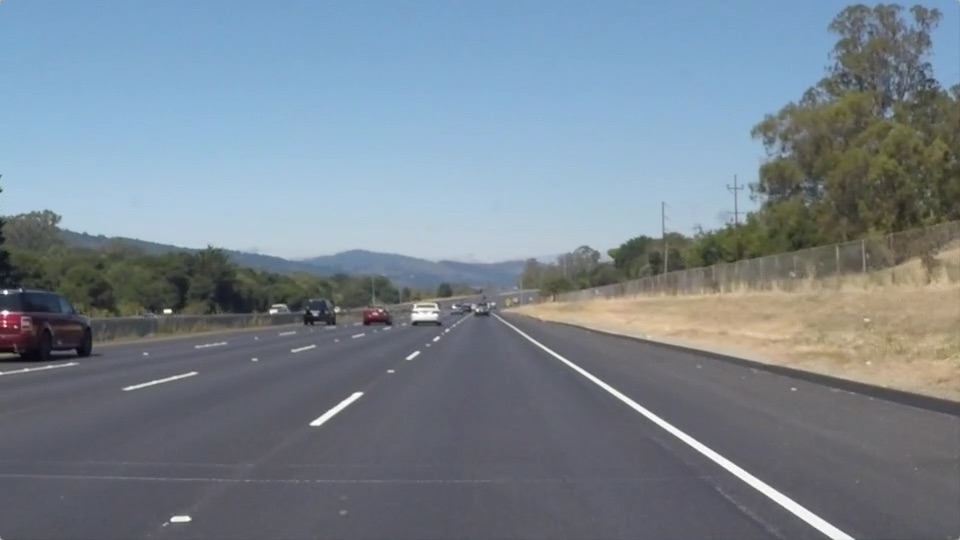
#> input picture CarND-LaneLines-P1/test_images/solidWhiteRight.jpg, 960 x 540 px
$ jupyter execute --allow-errors P1.ipynb   (shell and % lines are left out)
#> lines starting #> are read from the running program, lines starting #| are printed output that depends on the picture; after the words box and inside, x2 and y2 are one past the last pixel; in counts of white or black regions, pixels touching at a corner belong together
# **Finding Lane Lines on the Road**
***
In this project, you will use the tools you learned about in the lesson to identify lane lines on the road.  You can develop your pipeline on a series of individual images, and later apply the result to a video stream (really just a series of images). Check out the video clip "raw-lines-example.mp4" (also contained in this repository) to see what the output should look like after using the helper functions below.

Once you have a result that looks roughly like "raw-lines-example.mp4", you'll need to get creative and try to average and/or extrapolate the line segments you've detected to map out the full extent of the lane lines.  You can see an example of the result you're going for in the video "P1_example.mp4".  Ultimately, you would like to draw just one line for the left side of the lane, and one for the right.

---
Let's have a look at our first image called 'test_images/solidWhiteRight.jpg'.  Run the 2 cells below (hit Shift-Enter or the "play" button above) to display the image.

**Note: If, at any point, you encounter frozen display windows or other confounding issues, you can always start again with a clean slate by going to the "Kernel" menu above and selecting "Restart & Clear Output".**

---

**The tools you have are color selection, region of interest selection, grayscaling, Gaussian smoothing, Canny Edge Detection and Hough Tranform line detection.  You  are also free to explore and try other techniques that were not presented in the lesson.  Your goal is piece together a pipeline to detect the line segments in the image, then average/extrapolate them and draw them onto the image for display (as below).  Once you have a working pipeline, try it out on the video stream below.**

---

<figure>

 <figcaption>
 <p></p>
 <p style="text-align: center;"> Your output should look something like this (above) after detecting line segments using the helper functions below </p>
 </figcaption>
</figure>
 <p></p>
<figure>

 <figcaption>
 <p></p>
 <p style="text-align: center;"> Your goal is to connect/average/extrapolate line segments to get output like this</p>
 </figcaption>
</figure>

**Run the cell below to import some packages.  If you get an `import error` for a package you've already installed, try changing your kernel (select the Kernel menu above --> Change Kernel).  Still have problems?  Try relaunching Jupyter Notebook from the terminal prompt.  Also, see [this forum post](https://carnd-forums.udacity.com/cq/viewquestion.action?spaceKey=CAR&id=29496372&questionTitle=finding-lanes---import-cv2-fails-even-though-python-in-the-terminal-window-has-no-problem-with-import-cv2) for more troubleshooting tips.**

[cell 1]
#importing some useful packages
import matplotlib.pyplot as plt
import matplotlib.image as mpimg
import numpy as np
import cv2

[cell 2]
#reading in an image
image = mpimg.imread('test_images/solidWhiteRight.jpg')
#> image is the input picture: shape (540, 960, 3); mean R, G, B 120.3, 132.6, 143.7
#printing out some stats and plotting
print('This image is:', type(image), 'with dimesions:', image.shape)
#| This image is: <class 'numpy.ndarray'> with dimesions: (540, 960, 3)
plt.imshow(image)  # if you wanted to show a single color channel image called 'gray', for example, call as plt.imshow(gray, cmap='gray')

**Some OpenCV functions (beyond those introduced in the lesson) that might be useful for this project are:**

`cv2.inRange()` for color selection
`cv2.fillPoly()` for regions selection
`cv2.line()` to draw lines on an image given endpoints
`cv2.addWeighted()` to coadd / overlay two images
`cv2.cvtColor()` to grayscale or change color
`cv2.imwrite()` to output images to file
`cv2.bitwise_and()` to apply a mask to an image

**Check out the OpenCV documentation to learn about these and discover even more awesome functionality!**

Below are some helper functions to help get you started. They should look familiar from the lesson!

[cell 3]
import math

def grayscale(img):
    """Applies the Grayscale transform
    This will return an image with only one color channel
    but NOTE: to see the returned image as grayscale
    (assuming your grayscaled image is called 'gray')
    you should call plt.imshow(gray, cmap='gray')"""
    return cv2.cvtColor(img, cv2.COLOR_RGB2GRAY)
    # Or use BGR2GRAY if you read an image with cv2.imread()
    # return cv2.cvtColor(img, cv2.COLOR_BGR2GRAY)

def canny(img, low_threshold, high_threshold):
    """Applies the Canny transform"""
    return cv2.Canny(img, low_threshold, high_threshold)

def gaussian_blur(img, kernel_size):
    """Applies a Gaussian Noise kernel"""
    return cv2.GaussianBlur(img, (kernel_size, kernel_size), 0)

def region_of_interest(img, vertices):
    """
    Applies an image mask.

    Only keeps the region of the image defined by the polygon
    formed from `vertices`. The rest of the image is set to black.
    """
    #defining a blank mask to start with
    mask = np.zeros_like(img)

    #defining a 3 channel or 1 channel color to fill the mask with depending on the input image
    if len(img.shape) > 2:
        channel_count = img.shape[2]  # i.e. 3 or 4 depending on your image
        ignore_mask_color = (255,) * channel_count
    else:
        ignore_mask_color = 255

    #filling pixels inside the polygon defined by "vertices" with the fill color
    cv2.fillPoly(mask, vertices, ignore_mask_color)

    #returning the image only where mask pixels are nonzero
    masked_image = cv2.bitwise_and(img, mask)
    return masked_image


def draw_lines(img, lines, max_y, color=[255, 0, 0], thickness=5):
    """
    NOTE: this is the function you might want to use as a starting point once you want to
    average/extrapolate the line segments you detect to map out the full
    extent of the lane (going from the result shown in raw-lines-example.mp4
    to that shown in P1_example.mp4).

    Think about things like separating line segments by their
    slope ((y2-y1)/(x2-x1)) to decide which segments are part of the left
    line vs. the right line.  Then, you can average the position of each of
    the lines and extrapolate to the top and bottom of the lane.

    This function draws `lines` with `color` and `thickness`.
    Lines are drawn on the image inplace (mutates the image).
    If you want to make the lines semi-transparent, think about combining
    this function with the weighted_img() function below

    Also horizontal line removed by checking the slope
    """
    #Initialize array
    right_side = np.array([[0,0]])
    left_side = np.array([[0,0]])

    for line in lines:
        for x1,y1,x2,y2 in line:
            if ((y2-y1)/(x2-x1)) > 0.45: #Right Side
                cv2.line(img, (x1, y1), (x2, y2), color, thickness)
                right_side = np.append(right_side,[[x1,y1],[x2,y2]], axis=0)

            if ((y2-y1)/(x2-x1)) < -0.45: #Left Side
                cv2.line(img, (x1, y1), (x2, y2), color, thickness)
                left_side = np.append(left_side,[[x1,y1],[x2,y2]], axis=0)

    #remove first row
    if right_side.shape[0]==1 or left_side.shape[0]==1:
        return


    right_side = right_side[1:,:]
    left_side = left_side[1:,:]

    right_theta = normal_equation(right_side)
    y1 = int(16*max_y/27)
    x1 = int((y1 - right_theta[0])/right_theta[1])
    y2 = max_y
    x2 = int((y2 - right_theta[0])/right_theta[1])
    cv2.line(img, (x1, y1), (x2, y2), [255, 2255, 0], thickness)

    left_theta = normal_equation(left_side)
    y1 = int(16*max_y/27)
    x1 = int((y1 - left_theta[0])/left_theta[1])
    y2 = max_y
    x2 = int((y2 - left_theta[0])/left_theta[1])
    cv2.line(img, (x1, y1), (x2, y2), [255, 2255, 0], thickness)


def normal_equation(side):
    """
    This function provide the solution of normal equation for linear regression
    """

    #Insert column
    side = np.insert(side, 0, 1, axis=1)

    X = side[:,:2]
    y = side[:,2]

    #print(X.transpose())
    #print(y)

    xT = X.transpose()
    xTx = np.dot(xT, X)
    XtX = np.linalg.inv(xTx)
    XtX_xT = np.dot(XtX,xT)
    theta = np.dot(XtX_xT,y)
    #print([(x, theta[0] + x*theta[1]) for x in range(6)])
    return theta

def hough_lines(img, rho, theta, threshold, min_line_len, max_line_gap):
    """
    `img` should be the output of a Canny transform.

    Returns an image with hough lines drawn.
    """
    lines = cv2.HoughLinesP(img, rho, theta, threshold, np.array([]), minLineLength=min_line_len, maxLineGap=max_line_gap)
    line_img = np.zeros((img.shape[0], img.shape[1], 3), dtype=np.uint8) #Empty images

    lines_reshape = lines.reshape(lines.shape[0],4)
    a = lines_reshape[:,:2]
    b = lines_reshape[:,2:]
    ab = np.concatenate((a,b))
    # [6 lines of commented-out code are left out]
    draw_lines(line_img, lines,img.shape[0])
    return line_img

# Python 3 has support for cool math symbols.

def weighted_img(img, initial_img, α=0.8, β=1., λ=0.):
    """
    `img` is the output of the hough_lines(), An image with lines drawn on it.
    Should be a blank image (all black) with lines drawn on it.

    `initial_img` should be the image before any processing.

    The result image is computed as follows:

    initial_img * α + img * β + λ
    NOTE: initial_img and img must be the same shape!
    """
    return cv2.addWeighted(initial_img, α, img, β, λ)

## Test on Images

Now you should build your pipeline to work on the images in the directory "test_images"
**You should make sure your pipeline works well on these images before you try the videos.**

[cell 4]
import os
os.listdir("test_images/")

run your solution on all test_images and make copies into the test_images directory).

[cell 5]
# TODO: Build your pipeline that will draw lane lines on the test_images
# then save them to the test_images directory.
path = "test_images/"
dirs = os.listdir(path)
# This would print all the files and directories
for file in dirs:
    test_img = path + file
    # Read in and grayscale the image
    # Note: in the previous example we were reading a .jpg
    # Here we read a .png and convert to 0,255 bytescale
    image = mpimg.imread(test_img)
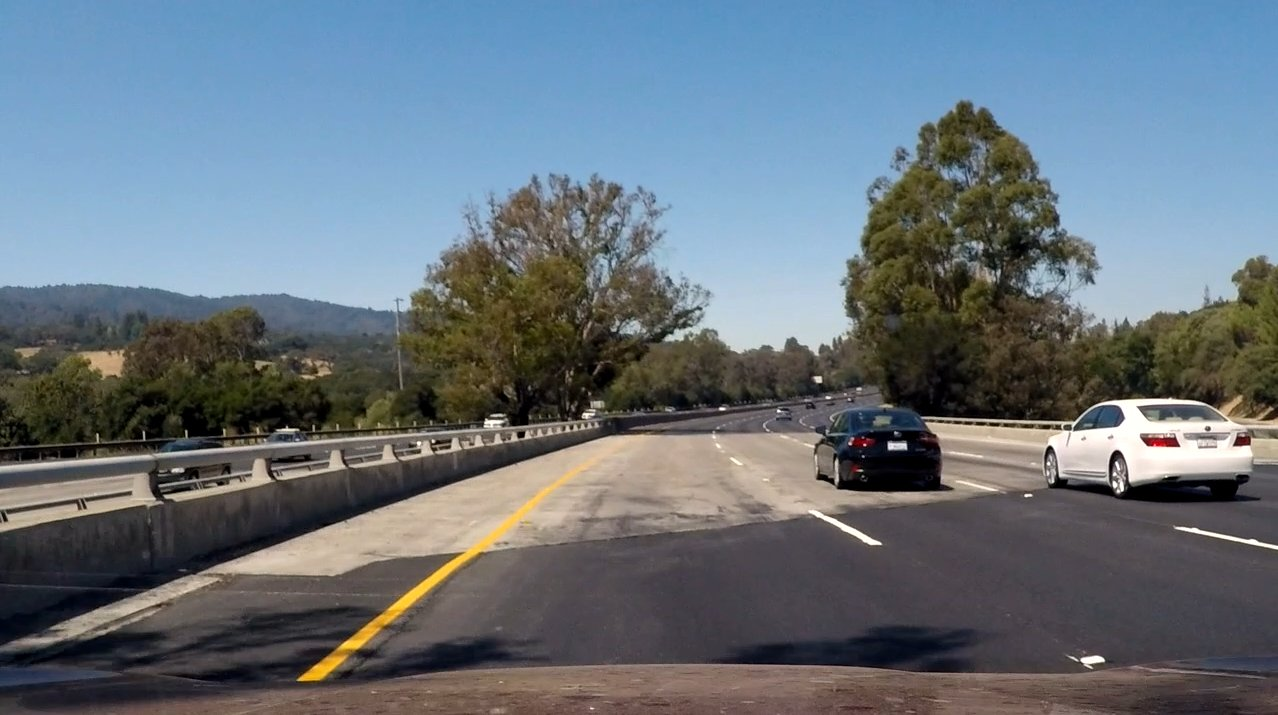
#> input picture CarND-LaneLines-P1/test_images/challenge.jpg, 1278 x 715 px
#> image is the input picture: shape (715, 1278, 3); mean R, G, B 103.3, 114.6, 123.8
    plt.figure()
    plt.imshow(image)
    gray = grayscale(image)

    #Adjust Brightness and Contrast
    (T,gray_adjust) = cv2.threshold(gray,188, 255, cv2.THRESH_TOZERO_INV)
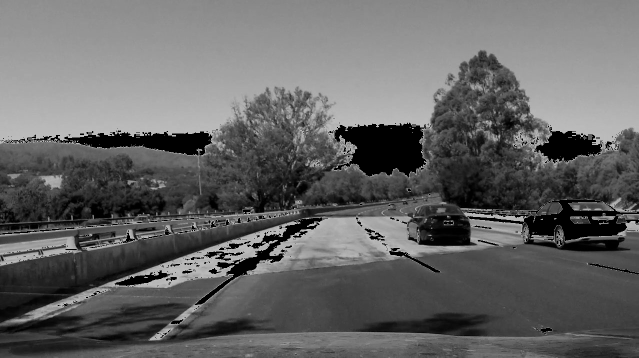
#> gray_adjust: shape (715, 1278) (shown at 1/2 size); min 0, max 188, mean 100.4
    plt.figure()
    plt.imshow(gray_adjust, cmap='gray')

    # Define a kernel size and apply Gaussian smoothing
    kernel_size = 1
    blur_gray = gaussian_blur(gray_adjust,kernel_size)

    # Define our parameters for Canny and apply
    low_threshold = 80
    high_threshold = 240
    edges = canny(blur_gray, low_threshold, high_threshold)
    plt.figure()
    plt.imshow(edges,cmap='Greys_r')

    # Next we'll create a masked edges image
    mask = np.zeros_like(edges)
    ignore_mask_color = 255

    # This time we are defining a four sided polygon to mask
    imshape = image.shape
    imshape_max_x = imshape[1]
    imshape_max_y = imshape[0]

    vertices = np.array([[(int(5*imshape_max_x/48),imshape_max_y),(imshape[1]/2-40,int(16*imshape_max_y/27)), (imshape[1]/2+40, int(16*imshape_max_y/27)), (int(91*imshape_max_x/96),imshape[0])]], dtype=np.int32)
    #vertices = np.array([[(100,imshape[0]),(imshape[1]-510,imshape[0]-220), (imshape[1]-435, imshape[0]-220), (imshape[1]-60,imshape[0])]], dtype=np.int32)
    masked_edges = region_of_interest(edges, vertices)
#> in region_of_interest, `masked_image = cv2.bitwise_and(img, mask)`:
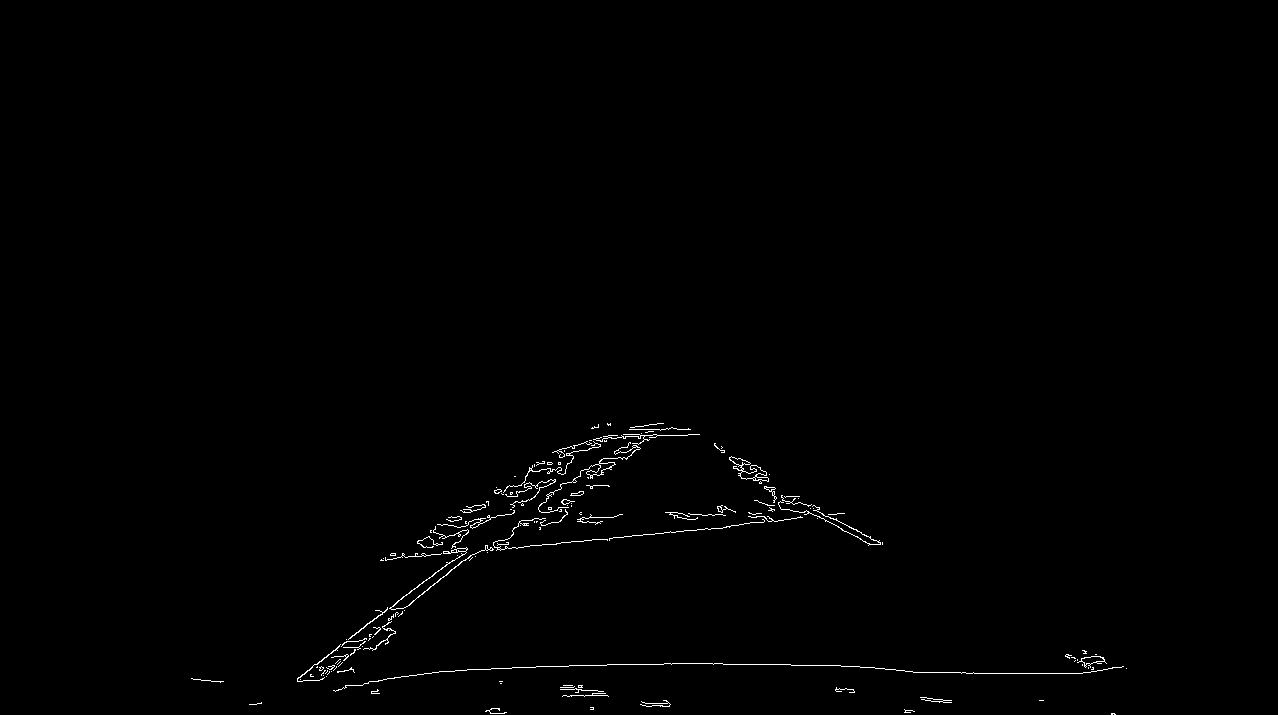
#> masked_image: shape (715, 1278); 0.59% white in thin lines or dots, all inside (x1, y1, x2, y2) = (191, 423, 1127, 715)
    plt.figure()
    plt.imshow(masked_edges,cmap='Greys_r')

    # Define the Hough transform parameters
    # Make a blank the same size as our image to draw on
    rho = 1 # distance resolution in pixels of the Hough grid
    theta = np.radians(1) #   Convert angles from degrees to radians
    #theta = np.pi/180 # angular resolution in radians of the Hough grid
    threshold = 50    # minimum number of votes (intersections in Hough grid cell) def=1
    min_line_len = 100 #minimum number of pixels making up a line def=10
    max_line_gap = 160   # maximum gap in pixels between connectable line segments def=1

    # Run Hough on edge detected image
    # Output "lines" is an array containing endpoints of detected line segments
    lines = hough_lines(masked_edges, rho, theta, threshold, min_line_len, max_line_gap)
#> in hough_lines, `lines = cv2.HoughLinesP(img, rho, theta, threshold, np.array([]), minL..`: lines = 34 rows, first 6: [462, 554, 827, 516], [461, 553, 844, 513], [536, 666, 712, 663], [297, 680, 610, 435], [305, 672, 511, 668], [304, 673, 431, 673]
#> in hough_lines, `lines_reshape = lines.reshape(lines.shape[0],4)`: lines_reshape has the same summary as lines
#> in hough_lines, `a = lines_reshape[:,:2]`: a = 34 pairs, first value 297 to 1008, second value 424 to 713
#> in hough_lines, `b = lines_reshape[:,2:]`: b = 34 pairs, first value 431 to 1112, second value 423 to 701
#> in hough_lines, `ab = np.concatenate((a,b))`: ab = 68 pairs, first value 297 to 1112, second value 423 to 713
#> the loop in draw_lines, `for line in lines:` made 34 passes

    # Draw the lines on the edge image
    lines_edges = weighted_img(lines, image) # Check function for defualt values α=0.8, β=1., λ=0
#> in weighted_img, `return cv2.addWeighted(initial_img, α, img, β, λ)`:
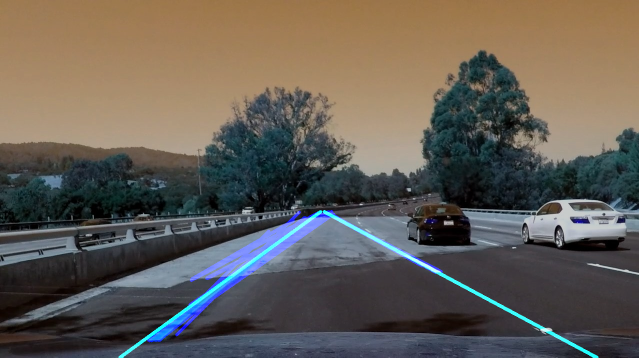
#> returned value: shape (715, 1278, 3) (shown at 1/2 size); mean of channels 0, 1, 2 85.6, 93, 99; drawn as B, G, R
    mpimg.imsave(test_img.replace(".","_out."),lines_edges,format="jpg")
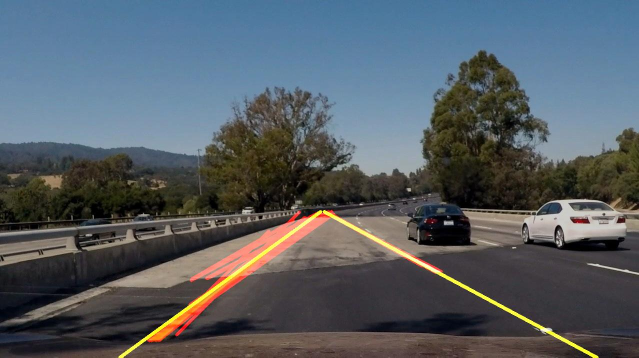
#> saved as challenge_out.jpg: shape (715, 1278, 3) (shown at 1/2 size); mean R, G, B 85.5, 93, 99.1
#> pass 2 of the loop `for file in dirs:`:
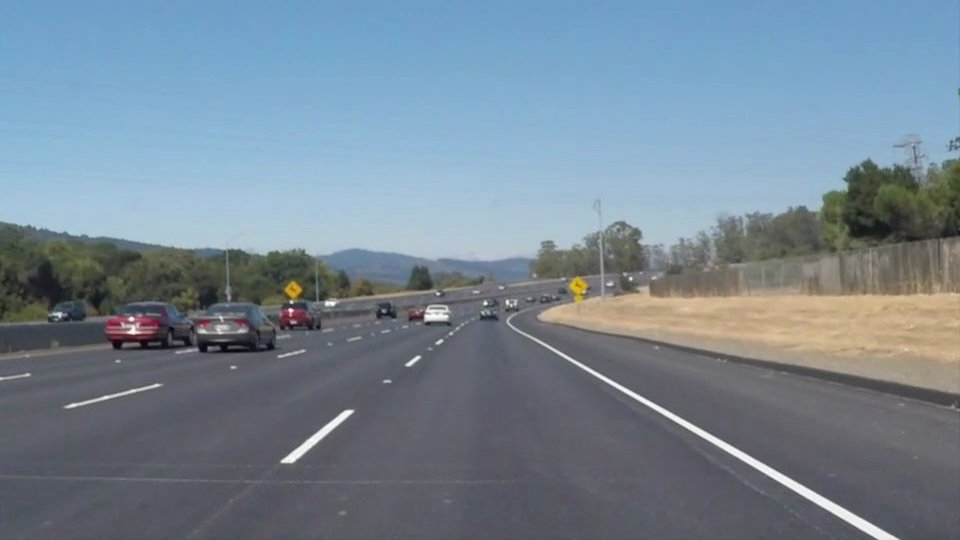
#> input picture CarND-LaneLines-P1/test_images/solidWhiteCurve.jpg, 960 x 540 px
#> image is the input picture: shape (540, 960, 3); mean R, G, B 118.5, 134.5, 148.1
#> gray_adjust: shape (540, 960)
#> in region_of_interest (call 2), `masked_image = cv2.bitwise_and(img, mask)`:
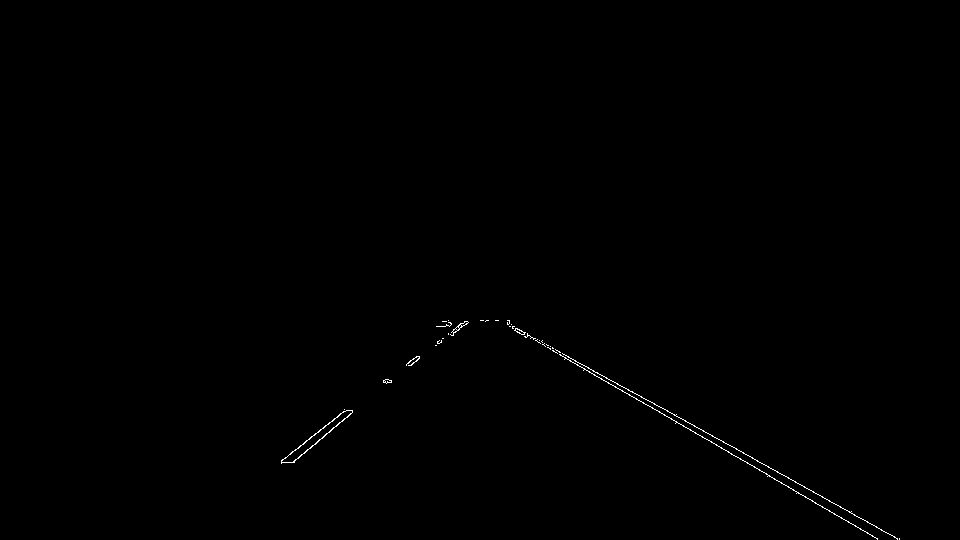
#> masked_image: shape (540, 960); 0.24% white in thin lines or dots, all inside (x1, y1, x2, y2) = (281, 320, 900, 540)
#> the loop in draw_lines (call 2), `for line in lines:` made 5 passes
#> line on passes 1 to 4: [[507, 322, 899, 539]], [[507, 324, 877, 538]], [[282, 459, 465, 321]], [[292, 462, 437, 341]]
#> `mpimg.imsave(test_img.replace(".","_out."),lines_edges,format="jpg")`:
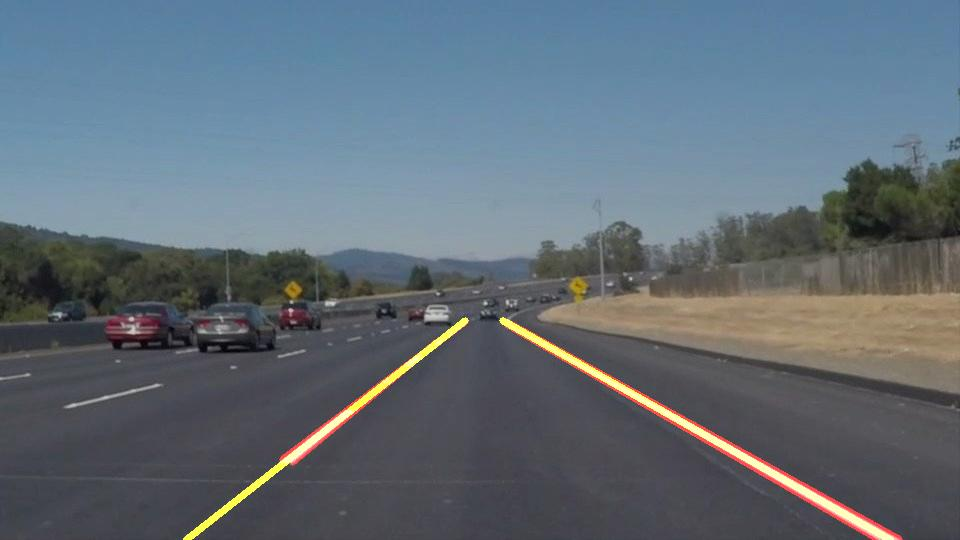
#> saved as solidWhiteCurve_out.jpg: shape (540, 960, 3); mean R, G, B 97.3, 108.8, 118.5
